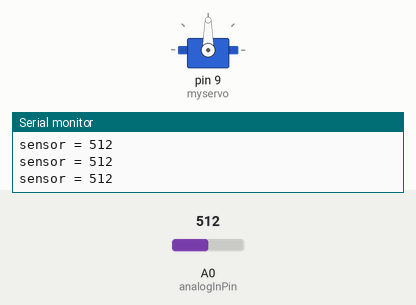
This sketch was run on a simulated Arduino Uno, built with avr-gcc and run on an emulated ATmega328P. Shown: servo, the last lines printed to the serial monitor. Inputs (shaded band) come from the test bench; at power-on: A0 (analogInPin) = 512.

Above: at 1.2 s.
1.3 s: A0 (analogInPin) set to 42
2.8 s: A0 (analogInPin) set to 36
At 4.0 s:
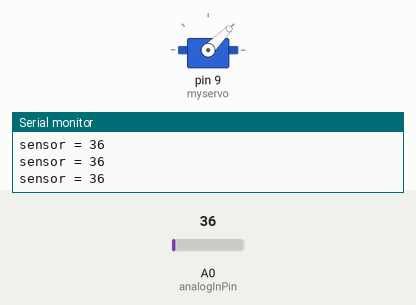
4.3 s: A0 (analogInPin) set to 122
At 5.3 s:
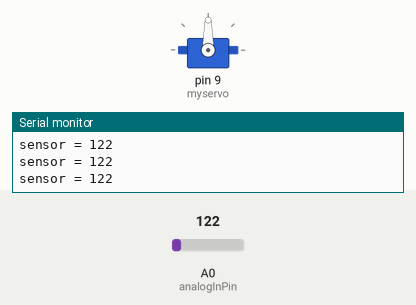
5.8 s: A0 (analogInPin) set to 30
At 6.7 s:
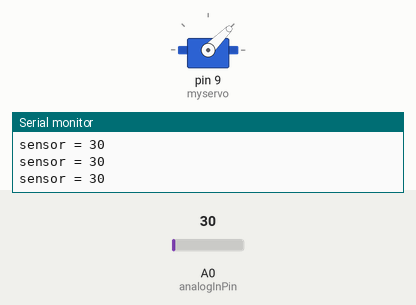
Timing chart, 0 to 8.3 s (numbered marks = the images above; inputs shaded):
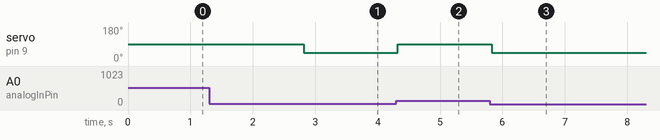

The sketch:

muscle.ino
```cpp
#include <Servo.h>
// These constants won't change. They're used to give names to the pins used:
const int analogInPin = A0;  // Analog input pin that the potentiometer is attached to

Servo myservo;  // create servo object to control a servo

int sensorValue = 0;        // value read from the pot
int outputValue = 0;        // value output to the PWM (analog out)
int pos = 45;    // variable to store the servo position
void setup() {
 myservo.attach(9);
  Serial.begin(9600);
}

void loop() {
  // read the analog in value:
  sensorValue = analogRead(analogInPin);
  // map it to the range of the analog out:
  outputValue = map(sensorValue, 0, 300, 45, 90);

  // print the results to the Serial Monitor:
  Serial.print("sensor = ");
  Serial.println(sensorValue);
//myservo.write(outputValue);
//
////Servo control

//
if (sensorValue < 40){
 myservo.write(45);
 delay(100);

}
else {
   myservo.write(90);
   delay(100);
}
  // wait 2 milliseconds before the next loop for the analog-to-digital
  // converter to settle after the last reading:
//  delay(2);
}
```

Measured:
- the behaviour switches between 40 and 39 on A0 (analogInPin) (found by bisection; images 0 and 1)
- after the input at 2.8 s, servo on pin 9 (myservo): 90° → 45° at once
- after the input at 4.3 s, servo on pin 9 (myservo): 45° → 90° at once
- after the input at 5.8 s, servo on pin 9 (myservo): 90° → 45° at once
